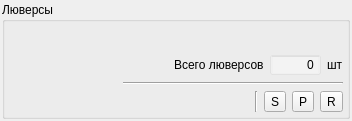
<?xml version="1.0" encoding="UTF-8"?>
<ui version="4.0">
 <class>LuversTaskF</class>
 <widget class="QWidget" name="LuversTaskF">
  <property name="geometry">
   <rect>
    <x>0</x>
    <y>0</y>
    <width>352</width>
    <height>120</height>
   </rect>
  </property>
  <property name="windowTitle">
   <string>Form</string>
  </property>
  <layout class="QVBoxLayout" name="verticalLayout">
   <property name="margin">
    <number>2</number>
   </property>
   <item>
    <widget class="QGroupBox" name="groupBox">
     <property name="minimumSize">
      <size>
       <width>0</width>
       <height>0</height>
      </size>
     </property>
     <property name="maximumSize">
      <size>
       <width>16777215</width>
       <height>16777215</height>
      </size>
     </property>
     <property name="title">
      <string>Люверсы</string>
     </property>
     <property name="checkable">
      <bool>false</bool>
     </property>
     <property name="checked">
      <bool>false</bool>
     </property>
     <layout class="QHBoxLayout" name="horizontalLayout_2">
      <property name="margin">
       <number>4</number>
      </property>
      <item>
       <widget class="QFrame" name="customFrame">
        <property name="styleSheet">
         <string notr="true">QFrame {background:transparent;}</string>
        </property>
        <property name="frameShape">
         <enum>QFrame::NoFrame</enum>
        </property>
        <property name="frameShadow">
         <enum>QFrame::Raised</enum>
        </property>
        <layout class="QHBoxLayout" name="horizontalLayout_3">
         <property name="margin">
          <number>0</number>
         </property>
        </layout>
       </widget>
      </item>
      <item>
       <widget class="LuversControl" name="control" native="true">
        <property name="minimumSize">
         <size>
          <width>100</width>
          <height>0</height>
         </size>
        </property>
       </widget>
      </item>
      <item>
       <spacer name="horizontalSpacer_2">
        <property name="orientation">
         <enum>Qt::Horizontal</enum>
        </property>
        <property name="sizeHint" stdset="0">
         <size>
          <width>5</width>
          <height>20</height>
         </size>
        </property>
       </spacer>
      </item>
      <item>
       <layout class="QGridLayout" name="gridLayout_2">
        <item row="3" column="0" colspan="2">
         <layout class="QHBoxLayout" name="horizontalLayout_5">
          <item>
           <spacer name="horizontalSpacer_3">
            <property name="orientation">
             <enum>Qt::Horizontal</enum>
            </property>
            <property name="sizeHint" stdset="0">
             <size>
              <width>40</width>
              <height>20</height>
             </size>
            </property>
           </spacer>
          </item>
          <item>
           <widget class="Line" name="line">
            <property name="orientation">
             <enum>Qt::Vertical</enum>
            </property>
           </widget>
          </item>
          <item>
           <widget class="QToolButton" name="startButton">
            <property name="text">
             <string>S</string>
            </property>
           </widget>
          </item>
          <item>
           <widget class="QToolButton" name="pauseButton">
            <property name="text">
             <string>P</string>
            </property>
           </widget>
          </item>
          <item>
           <widget class="QToolButton" name="readyButton">
            <property name="text">
             <string>R</string>
            </property>
           </widget>
          </item>
         </layout>
        </item>
        <item row="1" column="0">
         <widget class="QLabel" name="label">
          <property name="text">
           <string/>
          </property>
         </widget>
        </item>
        <item row="1" column="1">
         <layout class="QHBoxLayout" name="horizontalLayout_4">
          <item>
           <spacer name="horizontalSpacer">
            <property name="orientation">
             <enum>Qt::Horizontal</enum>
            </property>
            <property name="sizeHint" stdset="0">
             <size>
              <width>40</width>
              <height>20</height>
             </size>
            </property>
           </spacer>
          </item>
          <item>
           <widget class="QLabel" name="label_2">
            <property name="styleSheet">
             <string notr="true">background: transparent</string>
            </property>
            <property name="text">
             <string>Всего люверсов</string>
            </property>
           </widget>
          </item>
          <item>
           <widget class="QSpinBox" name="luversAmount">
            <property name="sizePolicy">
             <sizepolicy hsizetype="Expanding" vsizetype="Fixed">
              <horstretch>1</horstretch>
              <verstretch>0</verstretch>
             </sizepolicy>
            </property>
            <property name="minimumSize">
             <size>
              <width>0</width>
              <height>0</height>
             </size>
            </property>
            <property name="maximumSize">
             <size>
              <width>16777215</width>
              <height>16777215</height>
             </size>
            </property>
            <property name="styleSheet">
             <string notr="true">background: rgba(255, 255, 255, 55)</string>
            </property>
            <property name="alignment">
             <set>Qt::AlignRight|Qt::AlignTrailing|Qt::AlignVCenter</set>
            </property>
            <property name="buttonSymbols">
             <enum>QAbstractSpinBox::NoButtons</enum>
            </property>
            <property name="maximum">
             <number>999999</number>
            </property>
           </widget>
          </item>
          <item>
           <widget class="QLabel" name="label_3">
            <property name="styleSheet">
             <string notr="true">background: transparent</string>
            </property>
            <property name="text">
             <string>шт</string>
            </property>
           </widget>
          </item>
         </layout>
        </item>
        <item row="2" column="0" colspan="2">
         <widget class="Line" name="line_2">
          <property name="orientation">
           <enum>Qt::Horizontal</enum>
          </property>
         </widget>
        </item>
        <item row="0" column="0" colspan="2">
         <layout class="QHBoxLayout" name="horizontalLayout">
          <item>
           <widget class="ProductWidget" name="product" native="true">
            <property name="sizePolicy">
             <sizepolicy hsizetype="Preferred" vsizetype="Preferred">
              <horstretch>2</horstretch>
              <verstretch>0</verstretch>
             </sizepolicy>
            </property>
            <property name="minimumSize">
             <size>
              <width>50</width>
              <height>22</height>
             </size>
            </property>
            <property name="maximumSize">
             <size>
              <width>16777215</width>
              <height>16777215</height>
             </size>
            </property>
           </widget>
          </item>
          <item>
           <spacer name="horizontalSpacer_4">
            <property name="orientation">
             <enum>Qt::Horizontal</enum>
            </property>
            <property name="sizeHint" stdset="0">
             <size>
              <width>40</width>
              <height>20</height>
             </size>
            </property>
           </spacer>
          </item>
         </layout>
        </item>
       </layout>
      </item>
     </layout>
    </widget>
   </item>
  </layout>
 </widget>
 <customwidgets>
  <customwidget>
   <class>ProductWidget</class>
   <extends>QWidget</extends>
   <header>widgets/stock/productwidget.h</header>
   <container>1</container>
  </customwidget>
  <customwidget>
   <class>LuversControl</class>
   <extends>QWidget</extends>
   <header>widgets/work/task/luvers/luverscontrol.h</header>
   <container>1</container>
  </customwidget>
 </customwidgets>
 <resources/>
 <connections/>
</ui>
